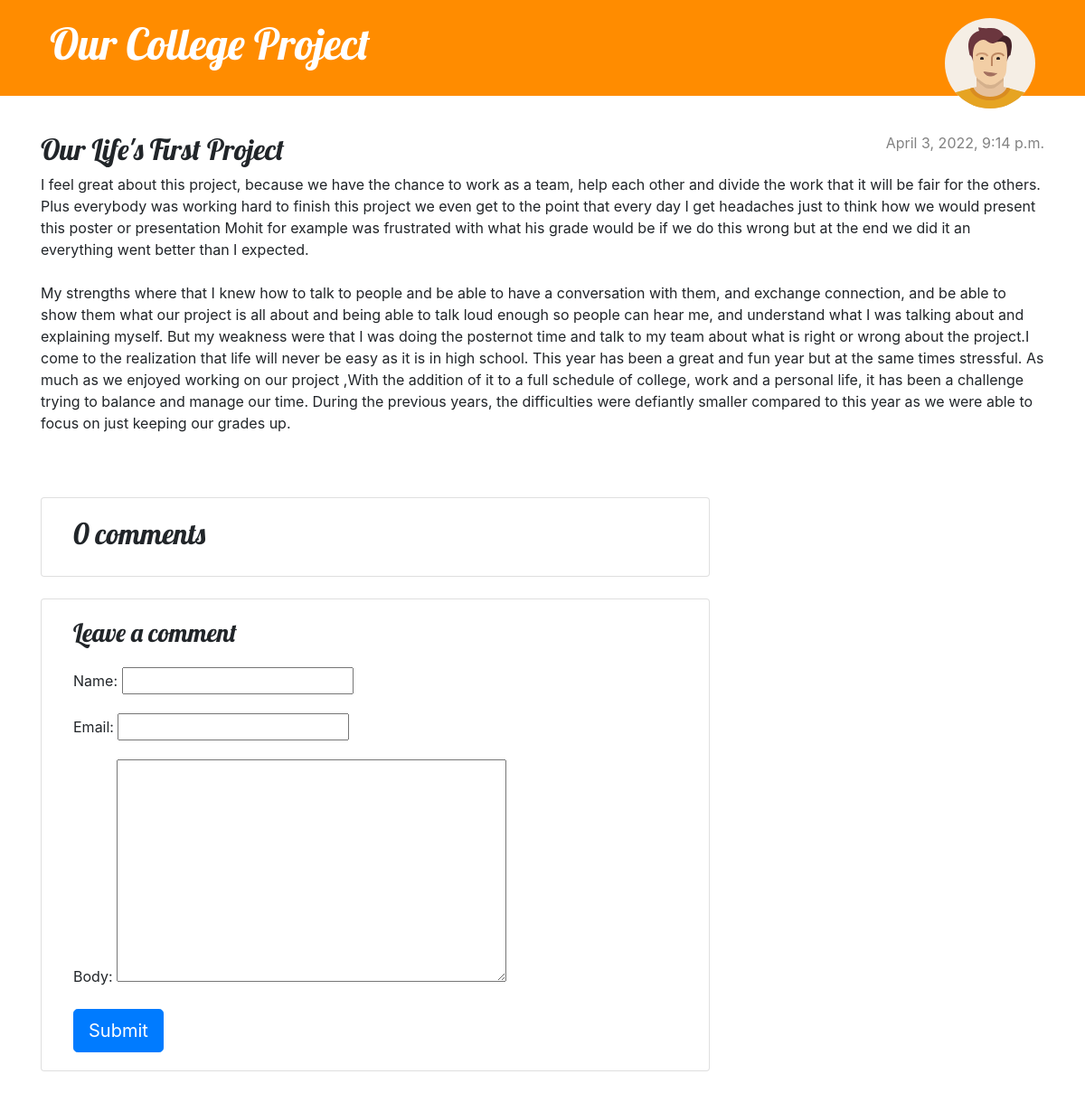
/post/10, run on the app's committed database.
### blog/models.py (models this page shows, shortened)
class Post(models.Model):
    author = models.ForeignKey(settings.AUTH_USER_MODEL, on_delete=models.CASCADE)
    title = models.CharField(max_length=200)
    text = models.TextField()
    created_date = models.DateTimeField(default=timezone.now)
    published_date = models.DateTimeField(blank=True, null=True)

### blog/views.py (the view)
# urls.py: path('post/<int:pk>', views.post_detail, name = 'post_detail'),
def post_detail(request,pk):
    post = get_object_or_404(Post, pk=pk)
    comments = post.comments.filter(active=True)
    new_comment = None
    if request.method == 'POST':
        comment_form = CommentForm(data=request.POST)
        if comment_form.is_valid():
            new_comment = comment_form.save(commit=False)
            new_comment.post = post
            new_comment.save()
    else:
        comment_form = CommentForm()
    return render(request, 'blog/post_detail.html', {'post': post, 'comments': comments, 'new_comment': new_comment, 'comment_form': comment_form})

### blog/forms.py
class CommentForm(forms.ModelForm):
    class Meta:
        model = Comment
        fields = ('name', 'email', 'body',)

### blog/templates/blog/post_detail.html (shortened to what this page needs)
{% extends 'blog/base.html' %}
{% block content %}
<article class="post">
    {% if post.published_date %}
    <time class="date">
        {{ post.published_date }}
    </time>
    {% endif %}
    <h2>{{ post.title }}</h2>
    <p>{{ post.text|linebreaksbr }}</p>
</article>
<div class="col-md-8 card mb-4  mt-3 ">
    <div class="card-body">
        <h2>{{ comments.count }} comments</h2>
    </div>
</div>
<div class="col-md-8 card mb-4  mt-3 ">
    <div class="card-body">
        {% if new_comment %}
        <div class="alert alert-success" role="alert">
            Your comment is awaiting moderation
        </div>
        {% else %}
        <h3>Leave a comment</h3>
        <form method="post" style="margin-top: 1.3em;">
            {{ comment_form.as_p }}
            <button type="submit" class="btn btn-primary  btn-lg">Submit</button>
        </form>
        {% endif %}
    </div>
</div>
</div>
</div>
{% endblock content %}

### blog/static/css/blog.css (style rules this page uses)
h1, h2, h3, h4 { font-family: 'Lobster'; }
.date { color: #828282; }
.post { margin-bottom: 70px; }
.post > .date, .post > .actions { float: right; }

### data on the page
Post: published_date "April 3, 2022, 9:14 p.m.", title "Our Life's First Project", text "I feel great about this project, because we have the chance to work as a team, help each other and divide the work that it will be fair for the others. Plus everybody was working hard to finish this project we even get to the point that every day I get headaches just to think how we would present this poster or presentation Mohit for example was frustrated with what his grade would be if we do this wrong but at the end we did it an everything went better than I expected. My strengths where that I knew how to talk to people and be able to have a conversation with them, and exchange connection, and be able to show them what our project is all about and being able to talk loud enough so people…"

### other printed values
{{ comments.count }} "0"
